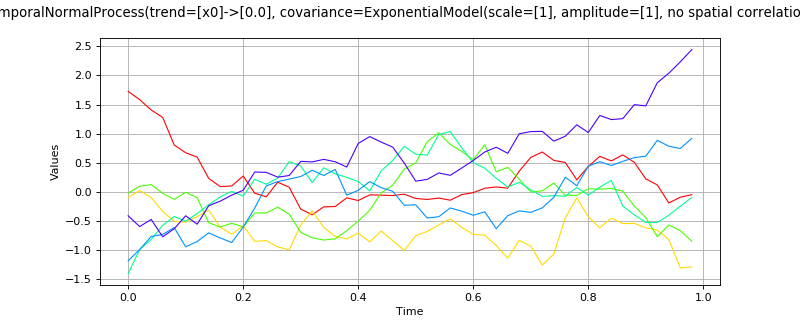

Generate this figure with Python:
import openturns as ot
from matplotlib import pyplot as plt
from openturns.viewer import View
process = ot.TemporalNormalProcess()
process.setTimeGrid(ot.RegularGrid(0.0, 0.02, 50))
process.setDescription(['$x$'])
sample = process.getSample(6)
sample_graph = sample.drawMarginal(0)
fig = plt.figure(figsize=(10, 4))
plt.suptitle(str(process))
sample_axis = fig.add_subplot(111)
View(sample_graph, figure=fig, axes=[sample_axis], add_legend=False)
